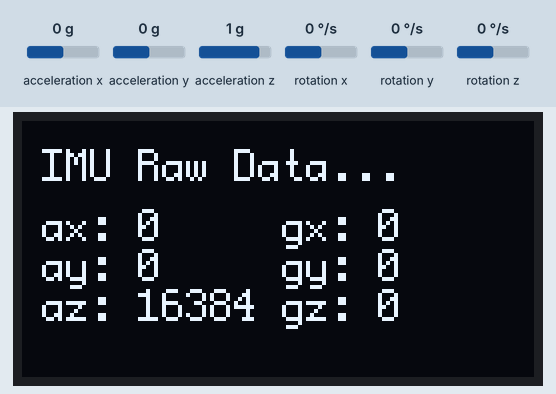
A sketch run on a simulated Arduino Uno, built with avr-gcc and run on an emulated ATmega328P. Parts: 128×64 one-colour display. The test bench sets the inputs (shaded band); at power-on: acceleration x 0 g, acceleration y 0 g, acceleration z 1 g, rotation x 0 °/s, rotation y 0 °/s, rotation z 0 °/s.

Above: at 5.3 s.
5.4 s: acceleration x set to -1.4 g
At 7.1 s:
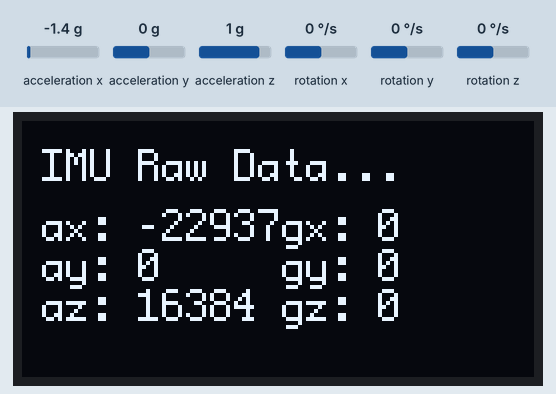
7.4 s: acceleration y set to -1.4 g
At 8.4 s:
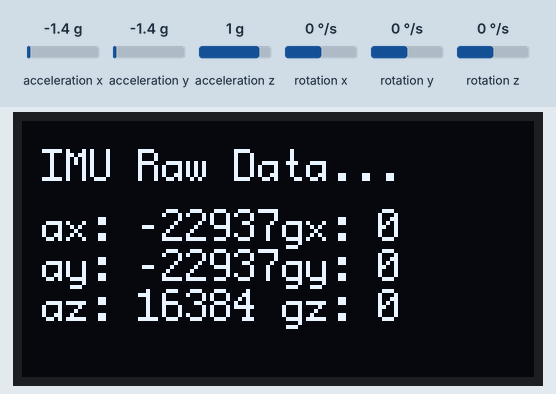
9.2 s: acceleration z set to -1.4 g
At 10.0 s:
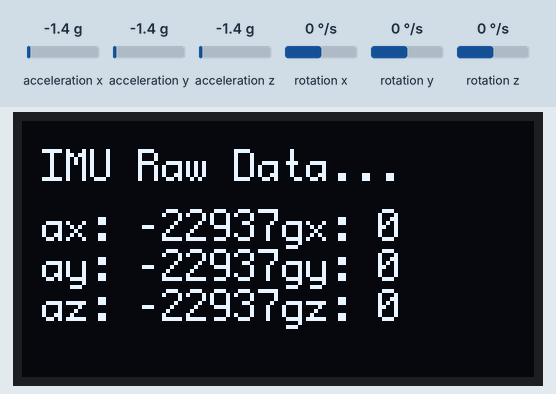
11.0 s: rotation x set to -192 °/s
At 11.7 s:
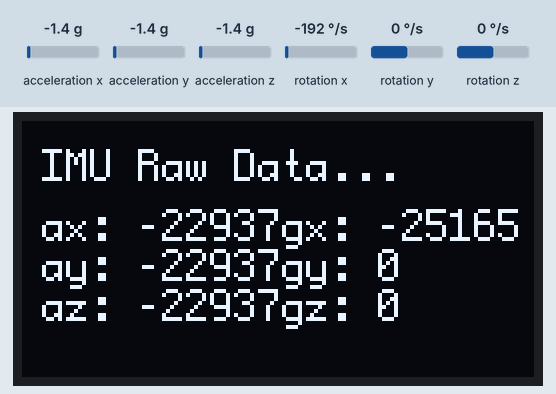
12.7 s: rotation y set to -192 °/s
At 14.0 s:
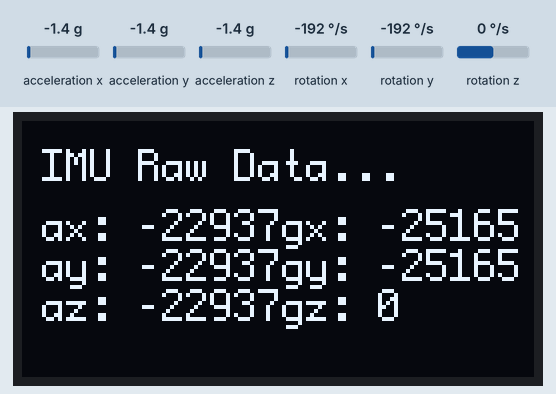
14.5 s: rotation z set to -192 °/s
At 15.7 s:
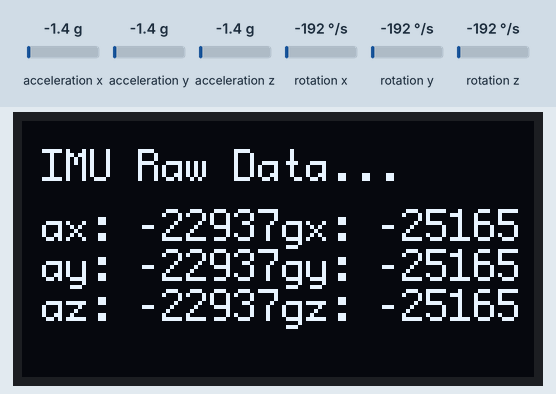
Timing chart, 0 to 17.3 s (numbered marks = the images above; inputs shaded):
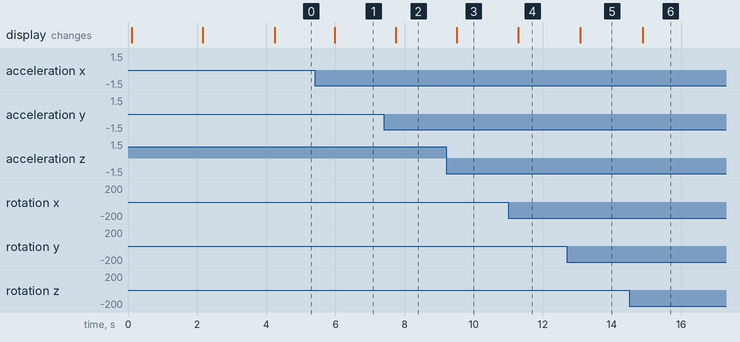

Measured:
- after the input at 5.4 s, the display: changes after 0.58 s (image 1)
- after the input at 7.4 s, the display: changes after 0.34 s (image 2)
- after the input at 9.2 s, the display: changes after 0.32 s (image 3)
- after the input at 11.0 s, the display: changes after 0.29 s (image 4)
- after the input at 12.7 s, the display: changes after 0.38 s (image 5)
- after the input at 14.5 s, the display: changes after 0.40 s (image 6)

The sketch:

raw-imu-data-to-display.ino
```cpp
#include <Arduino.h>
#include <U8g2lib.h>

#ifdef U8X8_HAVE_HW_SPI
#include <SPI.h>
#endif
#ifdef U8X8_HAVE_HW_I2C
#include <Wire.h>
#endif
/*
  U8g2lib Example Overview:
    Frame Buffer Examples: clearBuffer/sendBuffer. Fast, but may not work with all Arduino boards because of RAM consumption
    Page Buffer Examples: firstPage/nextPage. Less RAM usage, should work with all Arduino boards.
    U8x8 Text Only Example: No RAM usage, direct communication with display controller. No graphics, 8x8 Text only.

  This is a page buffer example.
*/

// U8g2 Contructor List (Frame Buffer)
U8G2_SH1106_128X64_NONAME_F_HW_I2C oled(U8G2_R0, /* reset=*/ U8X8_PIN_NONE);


#include "CurieIMU.h"
int ax, ay, az;         // accelerometer values
int gx, gy, gz;         // gyrometer values


int calibrateOffsets = 1; // int to determine whether calibration takes place or not

void setup() {
  // Initialize OLED SH1106 128x64 Display
  oled.begin();
  oled.setFontMode(0);				// write solid glyphs

  oled.setFont(u8g_font_profont12);
  oled.clearBuffer();					// clear the internal memory
  oled.sendBuffer();					// transfer internal memory to the display
  // oled.setFont(u8g_font_unifont);	// choose a suitable font
  // oled.setFont(u8g_font_courB08);
  // oled.setFont(u8g_font_profont12);

  // initialize device
  CurieIMU.begin();

  oled.drawStr(5,15,"Test IMU connections");
  oled.sendBuffer();
  delay(2000);
  oled.clearBuffer();					// clear the internal memory
  oled.drawStr(5,15,"CurieIMU connection");
  if (CurieIMU.begin()) {
    oled.drawStr(30,30,"Successful");
    oled.sendBuffer();
  } else {
    oled.drawStr(30,30,"Failed !!!");
    oled.sendBuffer();
  }
  delay(2000);
 oled.clearBuffer();
}

void loop() {
  // read raw accel/gyro measurements from device
  CurieIMU.readMotionSensor(ax, ay, az, gx, gy, gz);

  // these methods (and a few others) are also available

  //CurieIMU.readAcceleration(ax, ay, az);
  //CurieIMU.readRotation(gx, gy, gz);

  //ax = CurieIMU.readAccelerometer(X_AXIS);
  //ay = CurieIMU.readAccelerometer(Y_AXIS);
  //az = CurieIMU.readAccelerometer(Z_AXIS);
  //gx = CurieIMU.readGyro(X_AXIS);
  //gy = CurieIMU.readGyro(Y_AXIS);
  //gz = CurieIMU.readGyro(Z_AXIS);

  /*
  // old method
  oled.clearBuffer();
  oled.setFontMode(0);				// write solid glyphs
  oled.setFont(u8g_font_profont12);
  oled.clearBuffer();
  oled.setCursor(5,15); oled.print("IMU Raw Data...");
  oled.setCursor(5,30);  oled.print("ax: "); oled.print(ax);
  oled.setCursor(65,30); oled.print("gx: "); oled.print(gx);
  oled.setCursor(5,40);  oled.print("ay: "); oled.print(ay);
  oled.setCursor(65,40);  oled.print("gy: "); oled.print(gy);
  oled.setCursor(5,50);  oled.print("az: "); oled.print(az);
  oled.setCursor(65,50);  oled.print("gz: "); oled.print(gz);
  oled.sendBuffer();

*/


  oled.firstPage();
  do {
    oled.setFontMode(0);				// write solid glyphs
    oled.setFont(u8g_font_profont12);
    oled.clearBuffer();
    oled.setCursor(5,15); oled.print("IMU Raw Data...");
    oled.setCursor(5,30);  oled.print("ax: "); oled.print(ax);
    oled.setCursor(65,30); oled.print("gx: "); oled.print(gx);
    oled.setCursor(5,40);  oled.print("ay: "); oled.print(ay);
    oled.setCursor(65,40);  oled.print("gy: "); oled.print(gy);
    oled.setCursor(5,50);  oled.print("az: "); oled.print(az);
    oled.setCursor(65,50);  oled.print("gz: "); oled.print(gz);
    } while( oled.nextPage() );

  delay(500);


}
```
